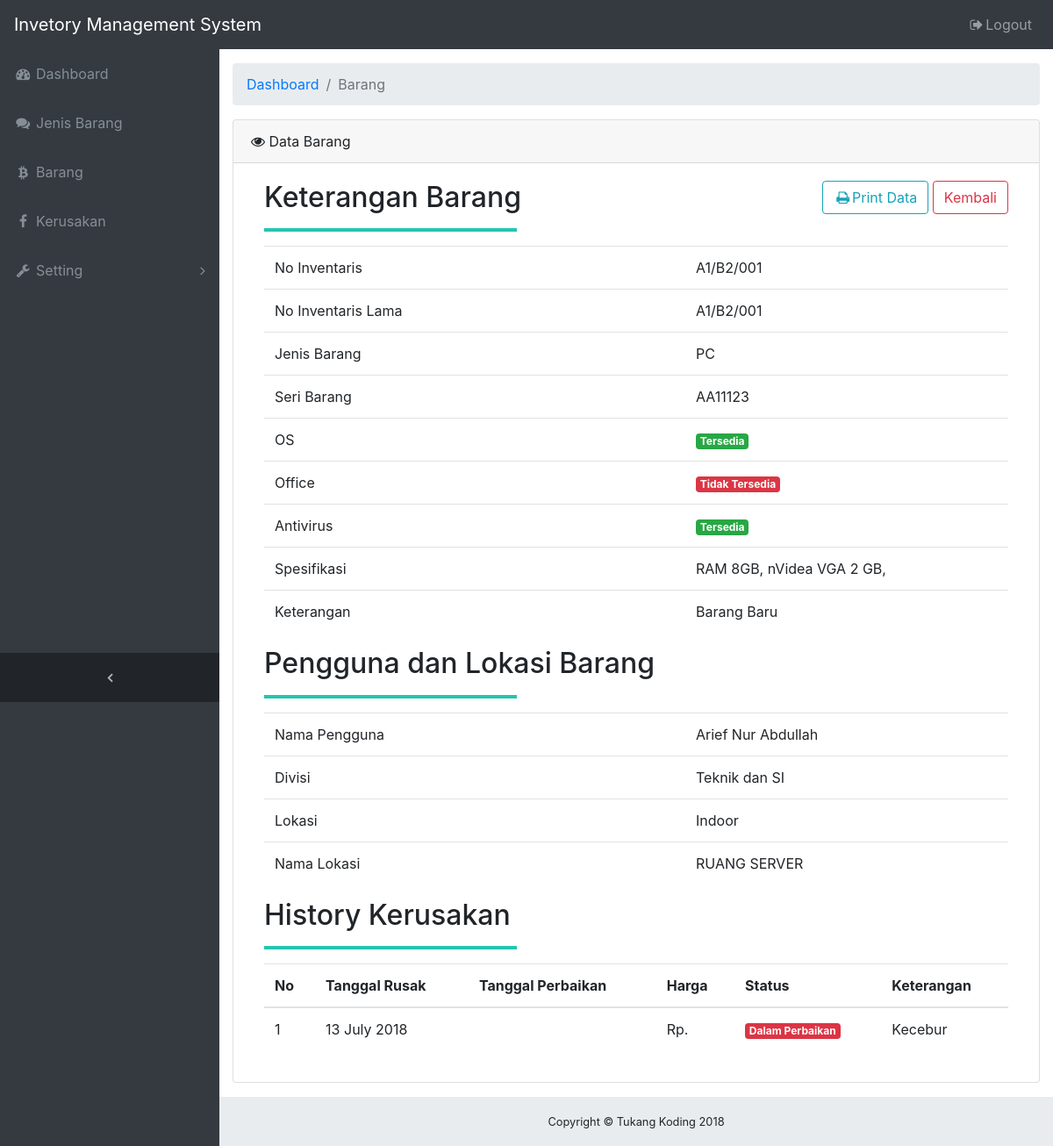
The app's page /lihatBarang.php?id=A1/B2/001 (signed in) with its own data.
### tables this page shows
CREATE TABLE `barang` (
  `no_inventaris` text NOT NULL,
  `no_inventaris_lama` text,
  `seri_barang` varchar(50) NOT NULL,
  `spesifikasi` text,
  `os` varchar(5) DEFAULT NULL,
  `office` varchar(5) DEFAULT NULL,
  `antivirus` varchar(5) DEFAULT NULL,
  `outdoor_indoor` varchar(7) NOT NULL,
  `status` varchar(5) NOT NULL,
  `keterangan` varchar(100) DEFAULT NULL,
  `user_entry` varchar(100) NOT NULL,
  `user_edit` varchar(100) DEFAULT NULL,
  `id_pengguna` int(11) DEFAULT NULL,
  `kode_lokasi` varchar(11) NOT NULL,
  `kode_barang` int(11) NOT NULL,
  `kode_divisi` int(11) DEFAULT NULL
);

CREATE TABLE `jenis_barang` (
  `kode_barang` int(11) NOT NULL,
  `nama_jenis_barang` varchar(100) NOT NULL
);

CREATE TABLE `pengguna_barang` (
  `id_pengguna` int(11) NOT NULL,
  `nama_pengguna` varchar(30) NOT NULL
);

CREATE TABLE `divisi` (
  `kode_divisi` int(11) NOT NULL,
  `nama_divisi` varchar(100) NOT NULL
);

CREATE TABLE `lokasi` (
  `kode_lokasi` varchar(11) NOT NULL,
  `nama_lokasi` varchar(50) NOT NULL
);

### lihatBarang.php (the view, shortened to what this page needs)
<?php require_once 'includes/header.php'; ?>
<?php
include_once 'php_action/tambahBarang.php';
$no_inventaris = $_GET['id'];
$fetchBarangSql = "SELECT barang.no_inventaris, barang.no_inventaris_lama, jenis_barang.nama_jenis_barang, barang.seri_barang, barang.os, barang.office, barang.antivirus, barang.outdoor_indoor, barang.spesifikasi, barang.keterangan
FROM jenis_barang JOIN barang ON jenis_barang.kode_barang=barang.kode_barang WHERE barang.no_inventaris = '$no_inventaris'";
$fetchBarang = mysqli_query($connect, $fetchBarangSql);
$row = mysqli_fetch_array($fetchBarang)
 ?>
<div class="content-wrapper">
  <div class="container-fluid">
    <ol class="breadcrumb">
      <li class="breadcrumb-item">
        <a href="dashboard.php">Dashboard</a>
      </li>
      <li class="breadcrumb-item active">Barang</li>
    </ol>
    <div class="card mb-3">
      <div class="card-header">
        <i class="fa fa-eye"></i> Data Barang</div>
      <div class="card-body">
        <div class="container">
          <div class="pull pull-right" style="padding-bottom:20px;">
            <a class="btn btn-outline-info" href="php_action/printProduct.php"> <i class="fa fa-print fa-fw"></i>Print Data</a>
            <a href="barang.php" class="btn btn-outline-danger"></i>Kembali</a>
          </div>
          <h2>Keterangan Barang</h2>
          <hr class="garis">
          <table class="table table-hover">
            <tr>
              <td style="width: 30rem;">No Inventaris</td>
              <td><?php echo $row['no_inventaris'] ?></td>
            </tr>
            <tr>
              <td>No Inventaris Lama </td>
    					<td><?php echo $row['no_inventaris_lama'] ?></td>
            </tr>
            <tr>
              <td>Jenis Barang</td>
              <td><?php echo $row['nama_jenis_barang'] ?></td>
            </tr>
            <tr>
              <td>Seri Barang</td>
              <td><?php echo $row['seri_barang'] ?></td>
            </tr>
            <?php
            if ($row['nama_jenis_barang'] == "PC") {
              ?>
              <div>
                <tr>
                  <td>OS</td>
                  <td><?php
                    if ($row['os'] == 1) {
                      echo "<span class='badge badge-success'>Tersedia</span>";
                    }
                    else {
                      echo "<span class='badge badge-danger'>Tidak Tersedia</span>";
                    }?>
                  </td>
                </tr>
                <tr>
                  <td>Office </td>
                  <td><?php
                    if ($row['office'] == 1) {
                      echo "<span class='badge badge-success'>Tersedia</span>";
                    }
                    else {
                      echo "<span class='badge badge-danger'>Tidak Tersedia</span>";
                    }?>
                  </td>
                </tr>
                <tr>
                  <td>Antivirus</td>
                  <td><?php
                    if ($row['antivirus'] == 1) {
                      echo "<span class='badge badge-success'>Tersedia</span>";
                    }
                    else {
                      echo "<span class='badge badge-danger'>Tidak Tersedia</span>";
                    }?>
                  </td>
                </tr>
              </div>
              <?php
            }
              ?>
            <tr>
              <td>Spesifikasi</td>
    					<td><?php echo $row['spesifikasi'] ?></td>
            </tr>
            <tr>
              <td>Keterangan</td>
    					<td><?php echo $row['keterangan'] ?></td>
            </tr>
          </table>
          <h2>Pengguna dan Lokasi Barang</h2>
          <hr class="garis">
          <table class="table table-hover">
            <tr>
              <?php
              $query = "SELECT a.no_inventaris, b.nama_pengguna FROM barang a join pengguna_barang b on a.id_pengguna = b.id_pengguna WHERE a.no_inventaris = '$no_inventaris'";
                $hasil = mysqli_query($connect, $query);
                $row = mysqli_fetch_array($hasil);
              ?>
              <td style="width: 30rem;">Nama Pengguna</td>
              <td><?php echo $row['nama_pengguna'] ?></td>
            </tr>
            <tr>
              <?php
                $query = "SELECT a.no_inventaris, b.nama_divisi FROM barang a join divisi b on a.kode_divisi = b.kode_divisi WHERE a.no_inventaris = '$no_inventaris'";
    						$hasil = mysqli_query($connect, $query);
    						$row = mysqli_fetch_array($hasil);
              ?>
              <td>Divisi </td>
              <td><?php echo $row['nama_divisi'] ?></td>
            </tr>
            <tr>
              <?php
                $query = "SELECT outdoor_indoor FROM barang WHERE barang.no_inventaris = '$no_inventaris'";
                $result = mysqli_query($connect, $query);
                $row = mysqli_fetch_array($result);
              ?>
              <td>Lokasi</td>
              <td><?php
              if ($row['outdoor_indoor'] == 1) {
                echo "Indoor";
              }
              else {
                echo "Outdoor";
              }
              ?></td>
            </tr>
            <tr>
              <?php
                $query = "SELECT a.no_inventaris, b.nama_lokasi FROM barang a join lokasi b on a.kode_lokasi = b.kode_lokasi WHERE a.no_inventaris = '$no_inventaris'";
                $hasil = mysqli_query($connect, $query);
                $row = mysqli_fetch_array($hasil);
              ?>
              <td>Nama Lokasi</td>
              <td><?php echo $row['nama_lokasi'] ?></td>
            </tr>
          </table>
          <h2>History Kerusakan</h2>
          <hr class="garis">
          <div class="table-responsive">
            <table class="table table-hover">
              <thead>
                <tr>
                  <th>No</th>
                  <th>Tanggal Rusak</th>
                  <th>Tanggal Perbaikan</th>
                  <th>Harga</th>
                  <th>Status</th>
                  <th>Keterangan</th>
                </tr>
              </thead>
              <tbody>
                <?php
                $no = 1;
                $fetchKerusakanSql = "SELECT kerusakan.tgl_kerusakan, kerusakan.tgl_perbaikan, kerusakan.harga_perbaikan, kerusakan.status, kerusakan.keterangan
                FROM kerusakan WHERE no_inventaris = '$no_inventaris'";
                $fetchKerusakan = $connect->query($fetchKerusakanSql);
                if ($fetchKerusakan->num_rows > 0) {
                  while ($row = mysqli_fetch_array($fetchKerusakan)) {
                    ?>
                    <tr>
                      <td><?php echo $no++ ?></td>
                      <td><?php echo date('d F Y', strtotime($row[0] )) ?></td>
                      <td>
                      </td>
                      <td>Rp. <?php echo $row[2] ?></td>
                      <td><?php
                        if ($row[3] == 1) {
                          ?>
                          <span class="badge badge-success">Sudah Terbaiki</span>
                          <?php
                        }
                        else {
                          ?>
                          <span class="badge badge-danger">Dalam Perbaikan</span>
                          <?php
                        }
                      ?>
                      </td>
                      <td><?php echo $row[4] ?></td>
                    </tr>
                    <?php
                  }
                }
                 ?>
              </tbody>
            </table>
          </div>
        </div>
      </div>
    </div>
  </div>
</div>
<?php require_once 'includes/footer.php'; ?>

### assets/custom/custom.css (style rules this page uses)
html { position: relative; min-height: 100%; }
body { overflow-x: hidden; }
body.sticky-footer { margin-bottom: 56px; }
body.sticky-footer .content-wrapper { min-height: calc(100vh - 56px - 56px); }
body.fixed-nav { padding-top: 56px; }
.content-wrapper { min-height: calc(100vh - 56px); padding-top: 1rem; }
.content-wrapper { overflow-x: hidden; background: white; }
@media (min-width: 992px) { .content-wrapper { margin-left: 250px; } }
hr.garis { border : 2px solid #24c5af; margin-right: 35rem; }

### records on screen
barang: no_inventaris "A1/B2/001", no_inventaris_lama "A1/B2/001", kode_barang.nama_jenis_barang "PC", seri_barang "AA11123", spesifikasi "RAM 8GB, nVidea VGA 2 GB,", keterangan "Barang Baru", id_pengguna.nama_pengguna "Arief Nur Abdullah", kode_divisi.nama_divisi "Teknik dan SI", kode_lokasi.nama_lokasi "RUANG SERVER"

### other values on screen
date('d F Y', strtotime($row[0] )) "13 July 2018"
$row[4] "Kecebur"
